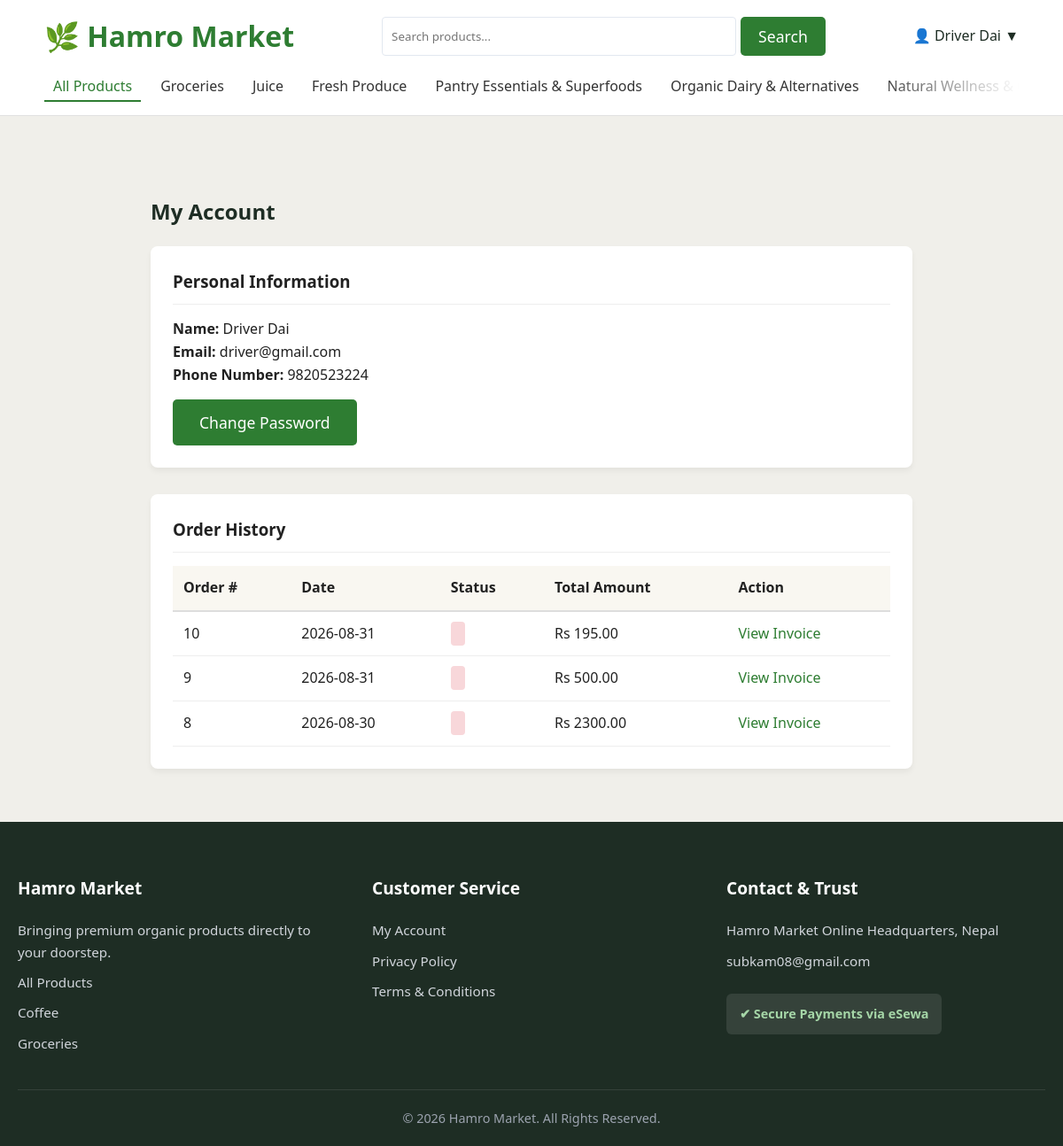
The page /profile (signed in) on the database as committed earlier.
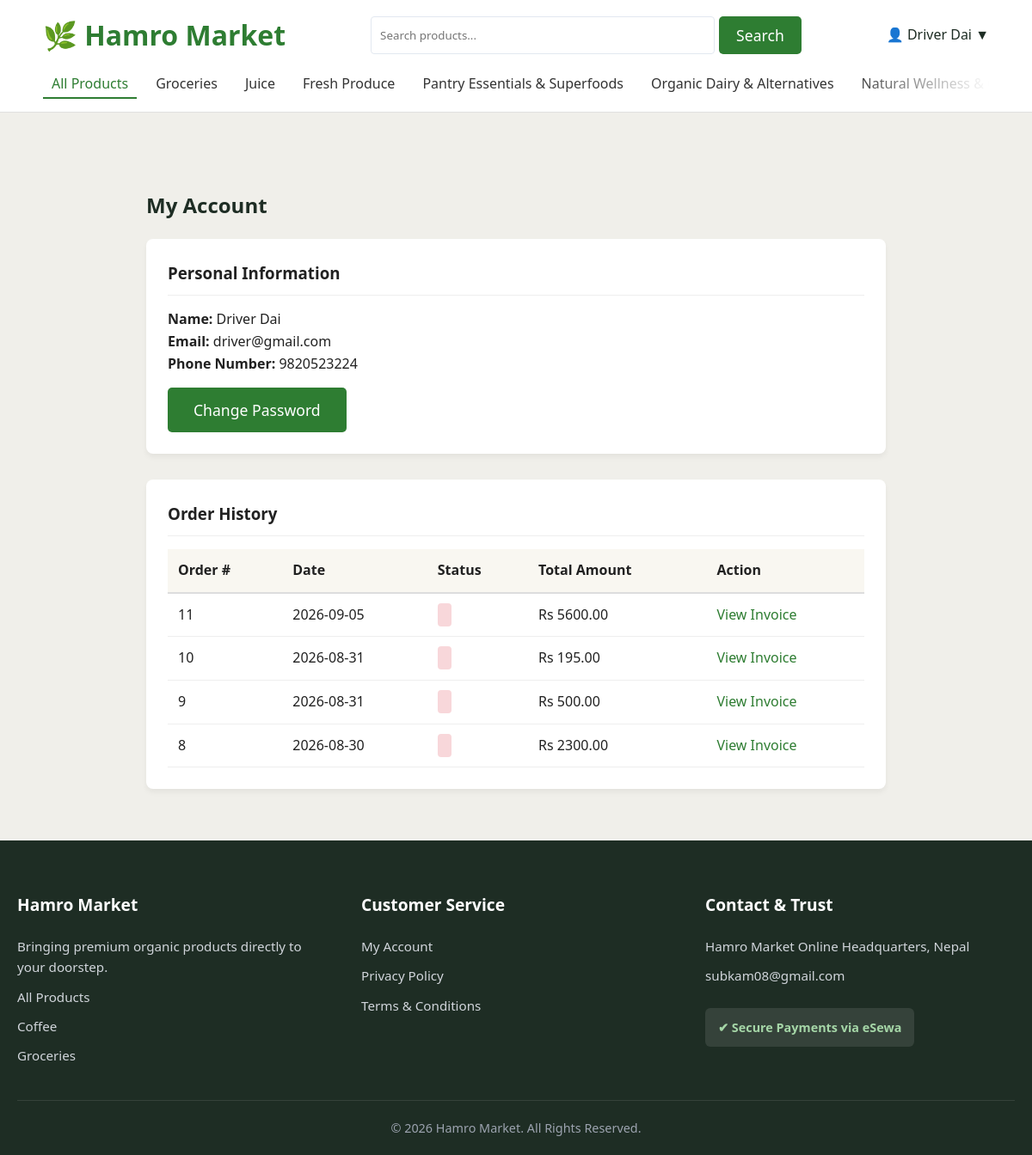
The same page on the database as committed later.
### tables this page shows
CREATE TABLE categories (
        id INTEGER PRIMARY KEY AUTOINCREMENT,
        name TEXT NOT NULL UNIQUE,
        slug TEXT NOT NULL UNIQUE
    );

CREATE TABLE orders (
        id INTEGER PRIMARY KEY AUTOINCREMENT,
        customer_id INTEGER,
        order_number TEXT NOT NULL UNIQUE,
        customer_name TEXT NOT NULL,
        email TEXT NOT NULL,
        phone TEXT NOT NULL,
        street_address TEXT NOT NULL,
        city TEXT NOT NULL,
        state TEXT NOT NULL,
        postal_code TEXT NOT NULL,
        delivery_charge REAL NOT NULL DEFAULT 100.0,
        total_amount REAL NOT NULL,
        payment_status TEXT NOT NULL DEFAULT 'PENDING',
        order_status TEXT NOT NULL DEFAULT 'PROCESSING',
        created_at TIMESTAMP DEFAULT CURRENT_TIMESTAMP,
        FOREIGN KEY(customer_id) REFERENCES customers(id)
    );

### app.py (the view)
@app.route('/profile')
def customer_profile():
    if 'customer_id' not in session:
        return redirect(url_for('customer_login'))
    db = get_db()
    customer = db.execute('SELECT * FROM customers WHERE id = ?', (session['customer_id'],)).fetchone()
    orders = db.execute('SELECT * FROM orders WHERE customer_id = ? ORDER BY created_at DESC', (session['customer_id'],)).fetchall()
    return render_template('profile.html', customer=customer, orders=orders)

### app.py (called while the page is built)
def get_db():
    db = getattr(g, '_database', None)
    if db is None:
        db = g._database = sqlite3.connect(DATABASE)
        db.row_factory = sqlite3.Row
    return db

@app.teardown_appcontext
def close_connection(exception):
    db = getattr(g, '_database', None)
    if db is not None:
        db.close()

@app.context_processor
def inject_categories():
    try:
        db = get_db()
        categories = db.execute('SELECT name, slug FROM categories').fetchall()
    except Exception:
        categories = []
    return dict(nav_categories=categories)

### templates/profile.html (shortened to what this page needs)
<!DOCTYPE html>
<html lang="en">
<head>
    <link rel="stylesheet" href="/static/css/style.css">
</head>
<body>
    {% include '_header.html' %}
    <div class="container" style="max-width: 900px; margin-top: 40px; min-height: 50vh;">
        <h2 style="margin-bottom: 20px; color: var(--deep-forest-green);">My Account</h2>
        <div style="background: white; padding: 25px; border-radius: 8px; box-shadow: 0 4px 6px rgba(0,0,0,0.05); margin-bottom: 30px;">
            <h3 style="margin-bottom: 15px; border-bottom: 1px solid #eee; padding-bottom: 10px;">Personal Information</h3>
            <p><strong>Name:</strong> {{ customer.name }}</p>
            <p><strong>Email:</strong> {{ customer.email }}</p>
            <p><strong>Phone Number:</strong> {{ customer.phone }}</p>
            <a href="/password" class="btn" style="margin-top: 15px; display: inline-block;">Change Password</a>
        </div>
        <div style="background: white; padding: 25px; border-radius: 8px; box-shadow: 0 4px 6px rgba(0,0,0,0.05);">
            <h3 style="margin-bottom: 15px; border-bottom: 1px solid #eee; padding-bottom: 10px;">Order History</h3>
            {% if orders %}
            <table class="table" style="width: 100%; border-collapse: collapse;">
                <thead>
                    <tr style="background-color: var(--soft-oatmeal-cream); text-align: left;">
                        <th style="padding: 12px; border-bottom: 2px solid #ddd;">Order #</th>
                        <th style="padding: 12px; border-bottom: 2px solid #ddd;">Date</th>
                        <th style="padding: 12px; border-bottom: 2px solid #ddd;">Status</th>
                        <th style="padding: 12px; border-bottom: 2px solid #ddd;">Total Amount</th>
                        <th style="padding: 12px; border-bottom: 2px solid #ddd;">Action</th>
                    </tr>
                </thead>
                <tbody>
                    {% for order in orders %}
                    <tr style="border-bottom: 1px solid #eee;">
                        <td style="padding: 12px;">{{ order.id }}</td>
                        <td style="padding: 12px;">{{ order.created_at[:10] }}</td>
                        <td style="padding: 12px;">
                            <span style="padding: 4px 8px; border-radius: 4px; font-size: 0.85rem;
                                {% if order.status == 'PENDING' %}background: #fff3cd; color: #856404;
                                {% elif order.status in ('PAID', 'PAID_LATE') %}background: #d4edda; color: #155724;
                                {% else %}background: #f8d7da; color: #721c24;{% endif %}">
                            </span>
                        </td>
                        <td style="padding: 12px;">Rs {{ "%.2f"|format(order.total_amount) }}</td>
                        <td style="padding: 12px;"><a href="/invoice/{{ order.id }}" style="color: var(--leaf-green); text-decoration: none;">View Invoice</a></td>
                    </tr>
                    {% endfor %}
                </tbody>
            </table>
            {% else %}
            <p>You haven't placed any orders yet.</p>
            {% endif %}
        </div>
    </div>
    {% include '_footer.html' %}
</body>
</html>

### templates/_header.html (shortened to what this page needs)
<header>
    <div class="header-top-row">
        <div class="logo">
            <a href="/"><h1>🌿 Hamro Market</h1></a>
        </div>
        <div class="search-wrapper" style="display: flex; gap: 5px; flex: 1; justify-content: center; max-width: 600px; margin: 0 20px;">
            <input type="text" id="search-input" placeholder="Search products..." style="padding: 10px; border: 1px solid #E2E8F0; border-radius: 4px; width: 100%; max-width: 400px;">
            <button id="search-btn" class="btn" style="padding: 10px 20px;">Search</button>
        </div>
        <nav class="user-nav">
            <ul style="display: flex; gap: 20px; align-items: center;">
                {% if 'customer_id' in session %}
                    <li class="dropdown">
                        <a href="#" style="cursor: pointer;">👤 {{ session['customer_name'] }} ▼</a>
                    </li>
                {% else %}
                    <li><a href="/login">Login / Register</a></li>
                {% endif %}
            </ul>
        </nav>
    </div>
    <div class="header-bottom-row">
        <div class="category-scroll-container">
            <button class="filter-btn active" data-category="all">All Products</button>
            {% for category in nav_categories %}
                <button class="filter-btn" data-category="{{ category.slug }}">{{ category.name }}</button>
            {% endfor %}
        </div>
    </div>
</header>

Rows that differ between the two databases and show on the page:
added orders: id "11", created_at "2026-09-05", total_amount "5600.00"
